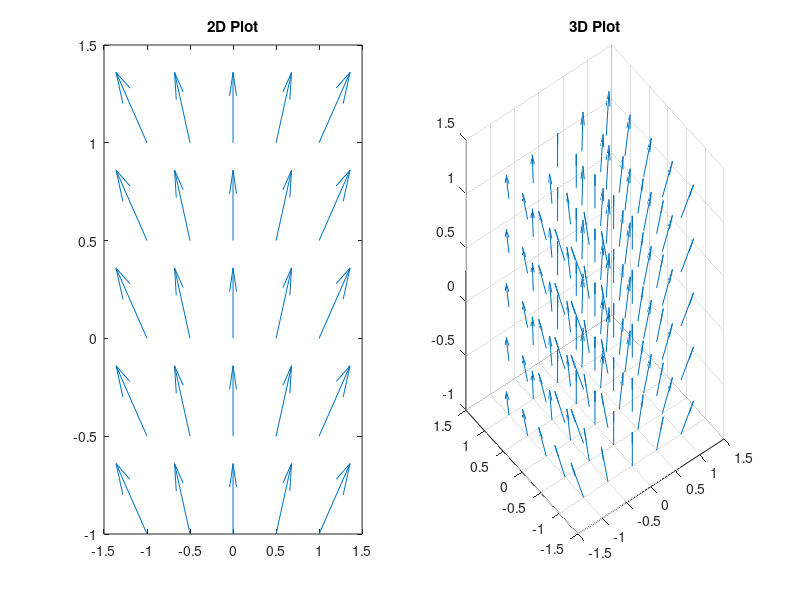

Write MATLAB code to recreate this figure.
clc, clear, close all;

x = linspace(-1, 1, 5);
y = linspace(-1, 1, 5);

% 2D Plot
[X, Y] = meshgrid(x, y);
iComp = 2 .* X;
jComp = 2 * ones(size(X));

subplot(1, 2, 1);
quiver(X, Y, iComp, jComp)
title("2D Plot")

% 3D Plot
z = linspace(-1, 1, 5);
[X, Y, Z] = meshgrid(x, y, z);

IComp = X;
JComp = Y .* sin(X);
ZComp = 2 * ones(size(X)); % coz, the other values are 5x5x5

subplot(1, 2, 2)
quiver3(X, Y, Z, IComp, JComp, ZComp)
title("3D Plot")
